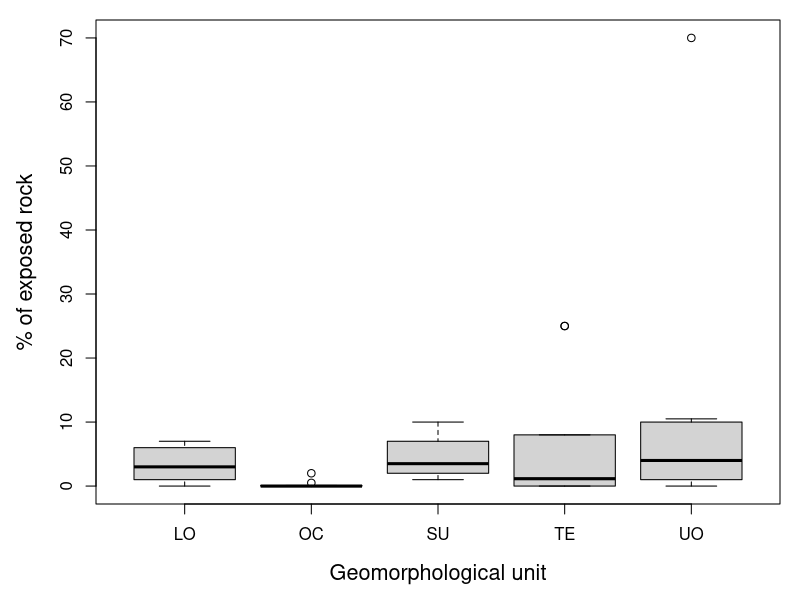
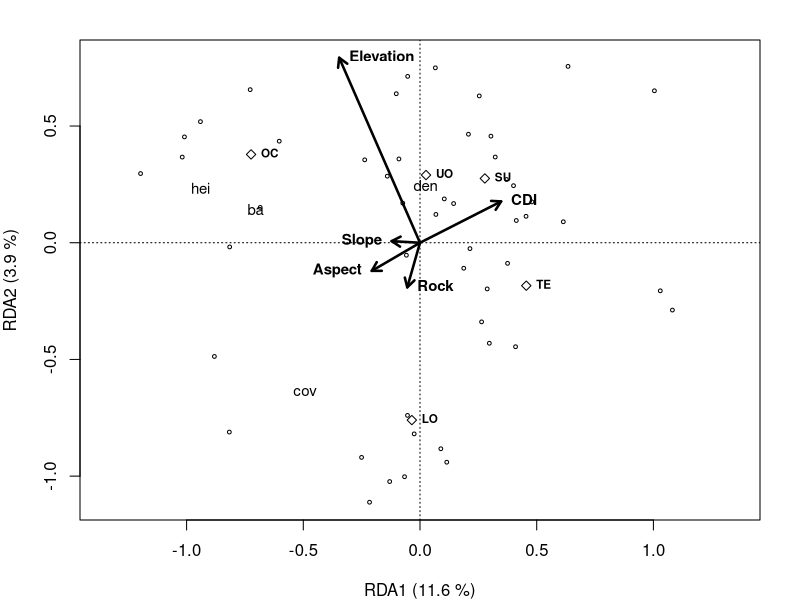
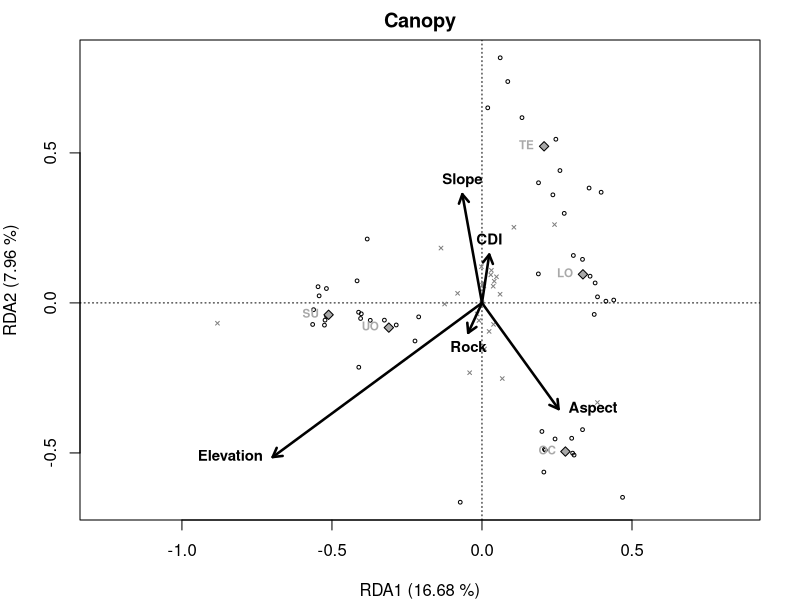
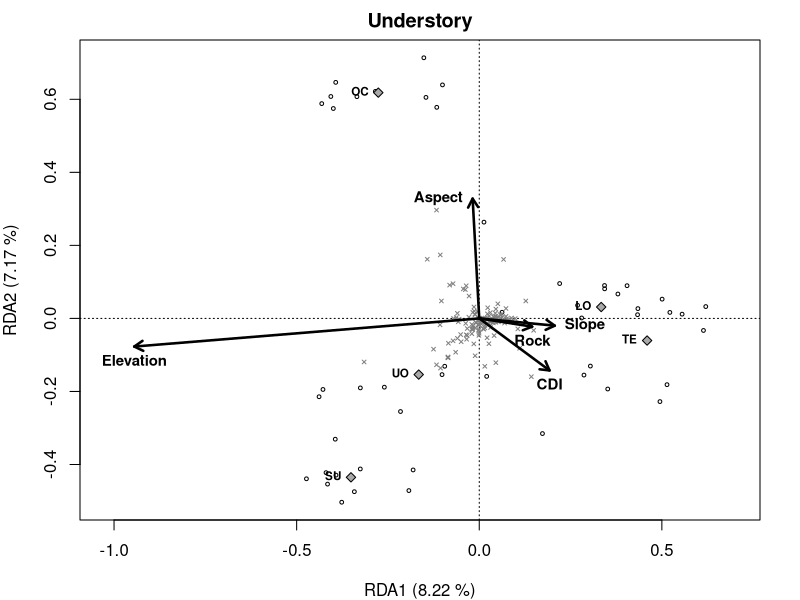
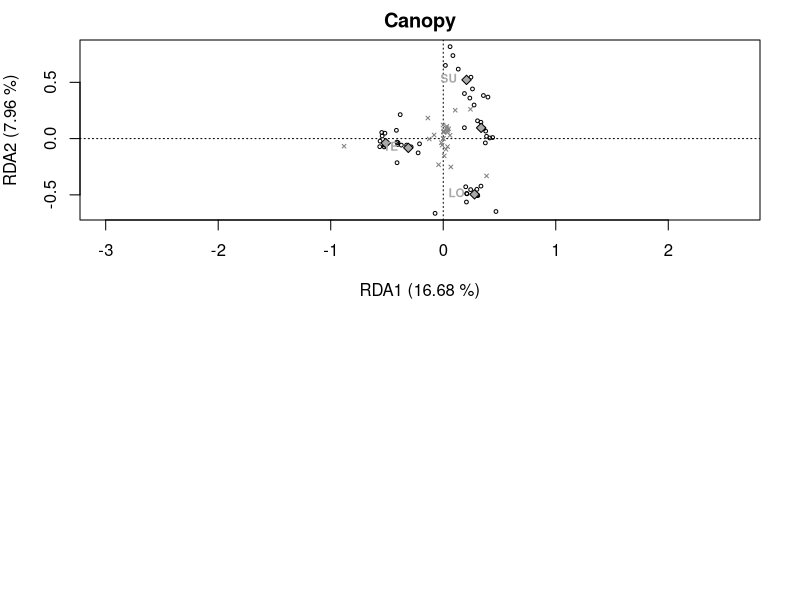

The R source for these figures, in order: (Note: this script raises an error after producing the figures.)
## ---- chunk 1
library(ade4)
library(vegan)
library(MASS)
library(ellipse)
library(FactoMineR)
## ---- chunk 2
structure <- read.csv("str.csv")
env <- read.csv("env.csv")
asp <- read.csv("aspect.csv")

# Remove Chichinautzin unit
ch.index <- env$unit != 'CH'
structure <- structure[ch.index,]
asp <- asp[ch.index,]
env <- env[ch.index,]

env$unit <- factor(env$unit)
par(mar = c(4.8, 4.8, 1, 1))
boxplot(rock~ unit, data = env, xlab = "Geomorphological unit", ylab = "% of exposed rock", cex.lab = 1.3)
## ---- chunk 3
env.quant <- cbind(env[,-5],asp)
env.z <- scale(env.quant)
unit <- factor(env[,5])
env.ra <- data.frame(env.z,unit)
## ---- chunk 4
str.rda <- rda(structure~., env.ra, scale=T)
summary(str.rda)
## ---- chunk 5
(R2 <- RsquareAdj(str.rda)$r.squared)
(R2adj <- RsquareAdj(str.rda)$adj.r.squared)
## ---- chunk 6
anova.cca(str.rda, step=1000)
## ---- chunk 7
par(mar=c(4,4,2,2))
plot(str.rda, xlab="RDA1 (11.6 %)", ylab="RDA2 (3.9 %)", 
     display=c("cn", "lc", "sp"), type="n", xlim=c(-1.3, 1.3))
sites.sc <- scores(str.rda, choices=1:2, scaling=2, display="lc")
points(sites.sc, pch=1, cex=0.5)
va.sc <- scores(str.rda, choices=1:2, scaling=2, display="sp")
text(va.sc, row.names(va.sc), cex=0.9)
env.sc <- scores(str.rda, choices=1:2, scaling=2, display="bp")
arrows(0,0, env.sc[1:5,1], env.sc[1:5,2], lty=1, lwd=2.5, length=0.1)
env.names <- c("Elevation", "Slope", "Rock", "CDI", "Aspect")
text(env.sc[c(1,3,4),], env.names[c(1,3,4)], cex=0.9, font=2, pos=4)
text(env.sc[c(2,5),], env.names[c(2,5)], cex=0.9, font=2, pos=2)
unit.names <- c("LO", "OC", "SU", "TE", "UO")
unit.sc <- scores(str.rda, choices=1:2, scaling=2, display="cn")
points(unit.sc, pch=23)
text(unit.sc, unit.names, cex=0.7, font=2, pos=4)
#text(unit.sc[c(3),], unit.names[c(3)], cex=0.7, font=2, pos=3)
## ---- chunk 8
can <- read.csv("can.csv", sep=",", header=T, row.names=1)
can <- can[ch.index,]
can.he <- decostand(can,"hellinger")
## ---- chunk 9
can.rda <- rda(can.he~., env.ra)
summary.canrda <- summary(can.rda)
head(summary.canrda)

# Get the R^2 and an adjusted R^2
(spR2 <- RsquareAdj(can.rda)$r.squared)
(spR2adj <- RsquareAdj(can.rda)$adj.r.squared)

# Permutation analysis
anova.cca(can.rda, step=1000) 
## ---- chunk 10
# Make plotting space
par(mar=c(4,4,2,2))
plot(can.rda, scaling=2, display=c("cn", "lc", "sp"), type="n", 
     xlab="RDA1 (16.68 %)", ylab="RDA2 (7.96 %)", main = "Canopy")

# Plot points for sites
spsites.sc <- scores(can.rda, choices=1:2, scaling=2, display="lc")
points(spsites.sc, pch=1, cex=0.5)

# Plot points for species
sp.sc <- scores(can.rda, choices=1:2, scaling=2, display="sp")
points(sp.sc, pch=4, cex=0.5, col="gray50")

# Plot point for geomorphological unit centroids and their labels
unit.names <- c("LO", "OC", "SU", "TE", "UO")
canunit.sc <- scores(can.rda, choices=1:2, scaling=2, display="cn")
points(canunit.sc, pch=23, bg = "darkgray")
text(canunit.sc, unit.names, cex=0.7, font=2, pos=2, col = "darkgray")
#text(canunit.sc[c(3,6),], unit.names[c(3,6)], cex=0.7, font=2, pos=3, col = "darkgray")
#text(matrix(canunit.sc[1,], nrow=1, ncol=2), unit.names[c(1)], cex=0.7, font=2, pos=1, col = "darkgray")

# Plot arrows of quantitative explanatory variables and their labels
canenv.sc <- scores(can.rda, choices=1:2, scaling=2, display="bp")
arrows(0,0, canenv.sc[1:5,1], canenv.sc[1:5,2], lty=1, lwd=2.5, length=0.1, col="black")
env.names <- c("Elevation", "Slope", "Rock", "CDI", "Aspect")
text(matrix(canenv.sc[1,], nrow = 1, ncol = 2), env.names[1], cex=0.9, font=2, pos=2)
text(matrix(canenv.sc[3,], nrow = 1, ncol = 2), env.names[3], cex=0.9, font=2, pos=1)
text(canenv.sc[c(2,4),], env.names[c(2,4)], cex=0.9, font=2, pos=3)
text(canenv.sc[5,], env.names[5], cex=0.9, font=2, pos=4)
text(matrix(canenv.sc[5,], nrow = 1, ncol = 2), env.names[5], cex=0.9, font=2, pos=4)
## ---- chunk 11
und <- read.csv("und.csv", sep=",", header=T)
und <- und[ch.index,]
und.he <- decostand(und, "hellinger")
## ---- chunk 12
und.rda <- rda(und.he ~ ., env.ra)
summary.undrda <- summary(und.rda)
head(summary.undrda)

# Get the R^2 and an adjusted R^2
(spR2 <- RsquareAdj(und.rda)$r.squared)
(spR2adj <- RsquareAdj(und.rda)$adj.r.squared)

# Permutation analysis
anova.cca(und.rda, step=1000) 
## ---- chunk 13
# Make plotting space
par(mar=c(4,4,2,2))
plot(und.rda, scaling=2, display=c("cn", "lc", "sp"), type="n", 
     xlab="RDA1 (8.22 %)", ylab="RDA2 (7.17 %)", main = "Understory")

# Plot points for sites
spsites.sc <- scores(und.rda, choices=1:2, scaling=2, display="lc")
points(spsites.sc, pch=1, cex=0.5)

# Plot points for species
sp.sc <- scores(und.rda, choices=1:2, scaling=2, display="sp")
points(sp.sc, pch=4, cex=0.5, col="gray50")

# Plot point for geomorphological unit centroids and their labels
unit.names <- c("LO", "OC", "SU", "TE", "UO")
spunit.sc <- scores(und.rda, choices=1:2, scaling=2, display="cn")
points(spunit.sc, pch=23, bg = "darkgray")
text(spunit.sc, unit.names, cex=0.7, font=2, pos=2)
#text(spunit.sc[c(1,4,5,6),], unit.names[c(1,4,5,6)], cex=0.7, font=2, pos=4)

# Plot arrows of quantitative explanatory variables and their labels
spenv.sc <- scores(und.rda, choices=1:2, scaling=2, display="bp")
arrows(0,0, spenv.sc[1:5,1], spenv.sc[1:5,2], lty=1, lwd=2.5, length=0.1, col="black")
env.names <- c("Elevation", "Slope", "Rock", "CDI", "Aspect")
text(spenv.sc[c(1,3,4),], env.names[c(1,3,4)], cex=0.9, font=2, pos=1)
text(matrix(spenv.sc[2,], nrow = 1, ncol = 2), env.names[2], cex=0.9, font=2, pos=4)
text(matrix(spenv.sc[5,], nrow = 1, ncol = 2), env.names[5], cex=0.9, font=2, pos=2)
## ---- chunk 14
par(mfrow=c(2,1))

# Figure 4a - Canopy
# Make plotting space
par(mar=c(4,4,2,2))
plot(can.rda, scaling=2, display=c("cn", "lc", "sp"), type="n", 
     xlab="RDA1 (16.68 %)", ylab="RDA2 (7.96 %)", main = "Canopy")

# Plot points for sites
spsites.sc <- scores(can.rda, choices=1:2, scaling=2, display="lc")
points(spsites.sc, pch=1, cex=0.5)

# Plot points for species
sp.sc <- scores(can.rda, choices=1:2, scaling=2, display="sp")
points(sp.sc, pch=4, cex=0.5, col="gray50")

# Plot point for geomorphological unit centroids and their labels
unit.names <- c("CH", "LO", "OC", "SU", "TE", "UO")
canunit.sc <- scores(can.rda, choices=1:2, scaling=2, display="cn")
points(canunit.sc, pch=23, bg = "darkgray")
text(canunit.sc[c(2,4,5),], unit.names[c(2,4,5)], cex=0.7, font=2, pos=2, col = "darkgray")
text(canunit.sc[c(3,6),], unit.names[c(3,6)], cex=0.7, font=2, pos=3, col = "darkgray")
text(matrix(canunit.sc[1,], nrow=1, ncol=2), unit.names[c(1)], cex=0.7, font=2, pos=1, col = "darkgray")

# Plot arrows of quantitative explanatory variables and their labels
canenv.sc <- scores(can.rda, choices=1:2, scaling=2, display="bp")
arrows(0,0, canenv.sc[1:5,1], canenv.sc[1:5,2], lty=1, lwd=2.5, length=0.1, col="black")
env.names <- c("Elevation", "Slope", "Rock", "CDI", "Aspect")
text(canenv.sc[c(1,3),], env.names[c(1,3)], cex=0.9, font=2, pos=2)
text(canenv.sc[c(2,4),], env.names[c(2,4)], cex=0.9, font=2, pos=1)
text(matrix(canenv.sc[5,], nrow = 1, ncol = 2), env.names[5], cex=0.9, font=2, pos=4)


# Fig 4b - Understory RDA triplot - Scaling 2 (Correlation triplot)
# Make plotting space
par(mar=c(4,4,2,2))
plot(und.rda, scaling=2, display=c("cn", "lc", "sp"), type="n", 
     xlab="RDA1 (8.22 %)", ylab="RDA2 (7.17 %)", main = "Understory")

# Plot points for sites
spsites.sc <- scores(und.rda, choices=1:2, scaling=2, display="lc")
points(spsites.sc, pch=1, cex=0.5)

# Plot points for species
sp.sc <- scores(und.rda, choices=1:2, scaling=2, display="sp")
points(sp.sc, pch=4, cex=0.5, col="gray50")

# Plot point for geomorphological unit centroids and their labels
unit.names <- c("CH", "LO", "OC", "SU", "TE", "UO")
spunit.sc <- scores(und.rda, choices=1:2, scaling=2, display="cn")
points(spunit.sc, pch=23, bg = "darkgray")
text(spunit.sc[c(2,3),], unit.names[c(2,3)], cex=0.7, font=2, pos=2)
text(spunit.sc[c(1,4,5,6),], unit.names[c(1,4,5,6)], cex=0.7, font=2, pos=4)

# Plot arrows of quantitative explanatory variables and their labels
spenv.sc <- scores(und.rda, choices=1:2, scaling=2, display="bp")
arrows(0,0, spenv.sc[1:5,1], spenv.sc[1:5,2], lty=1, lwd=2.5, length=0.1, col="black")
env.names <- c("Elevation", "Slope", "Rock", "CDI", "Aspect")
text(spenv.sc[1:3,], env.names[1:3], cex=0.9, font=2, pos=4)
text(spenv.sc[4:5,], env.names[4:5], cex=0.9, font=2, pos=2)
